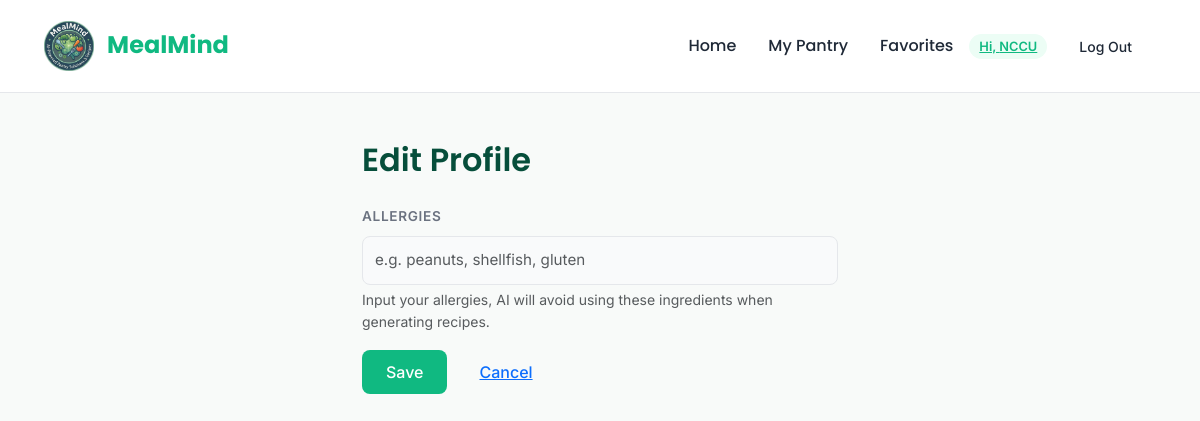
Page /profile/edit (signed in) on the earlier database version.
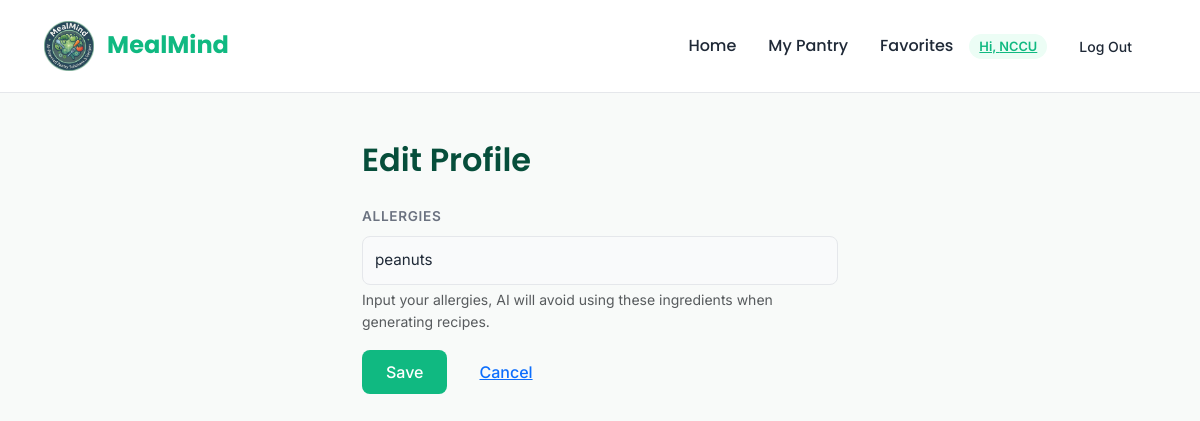
Same page on the later database version.
### app/models.py (models this page shows, shortened)
class User(UserMixin, db.Model):
    __tablename__ = "users"
    id = db.Column(db.Integer, primary_key=True)
    username = db.Column(db.String(150), unique=True, nullable=False)
    email = db.Column(db.String, unique=True, nullable=False)
    password = db.Column(db.String, nullable=False)
    created_on = db.Column(db.DateTime, nullable=False)
    is_admin = db.Column(db.Boolean, nullable=False, default=False)
    is_confirmed = db.Column(db.Boolean, nullable=False, default=False)
    confirmed_on = db.Column(db.DateTime, nullable=True)
    allergies = db.Column(db.JSON, nullable=True)

### app/routes.py (the view, shortened to what this page needs)
@routes_bp.route('/profile/edit', methods=['GET', 'POST'])
@login_required
def edit_profile():
    return render_template('profile/edit_profile.html')

### app/__init__.py (called while the page is built)
def create_app(config_class=DevelopmentConfig):
    app = Flask(__name__, template_folder='templates', static_folder='static')
    CORS(app)
    app.config.from_object(config_class)
    db.init_app(app)
    login_manager = LoginManager()
    login_manager.login_view = 'routes.login'
    login_manager.init_app(app)
    from .models import User
    @login_manager.user_loader
    def load_user(user_id):
        return User.query.get(int(user_id))
    mail = Mail()
    mail.init_app(app)
    import app as _app
    _app.mail = mail
    from .routes import routes_bp
    app.register_blueprint(routes_bp)
    return app

### app/templates/profile/edit_profile.html (shortened to what this page needs)
{% extends 'home/base.html' %}
{% block content %}
<div class="row justify-content-center">
  <div class="col-md-6">
    <h2 class="mb-4">Edit Profile</h2>
    <form method="post">
      <div class="mb-3">
        <label for="allergies" class="form-label">Allergies</label>
        <input type="text" class="form-control" id="allergies" name="allergies" value="{{ ', '.join(current_user.allergies) if current_user.allergies else '' }}" placeholder="e.g. peanuts, shellfish, gluten">
        <div class="form-text">Input your allergies, AI will avoid using these ingredients when generating recipes.</div>
      </div>
      <div class="d-flex gap-2">
        <button class="btn btn-primary" type="submit">Save</button>
        <a class="btn btn-link" href="{{ url_for('routes.profile') }}">Cancel</a>
      </div>
    </form>
  </div>
</div>
{% endblock %}

### app/templates/home/base.html (shortened to what this page needs)
<!DOCTYPE html>
<html lang="en">
<head>
    <link href="https://cdn.jsdelivr.net/npm/bootstrap@5.3.2/dist/css/bootstrap.min.css" rel="stylesheet">
    <link rel="stylesheet" href="https://cdnjs.cloudflare.com/ajax/libs/font-awesome/6.4.0/css/all.min.css">
    <link rel="stylesheet" href="{{ url_for('static', filename='style.css') }}">
</head>
<body>
<nav class="navbar navbar-expand-lg sticky-top">
    <div class="container-fluid">
        <a class="navbar-brand" href="{{ url_for('routes.index') }}" style="font-family:'Poppins', sans-serif; color: #10b981; font-weight:700; font-size: 1.5rem;">
            <img src="{{ url_for('static', filename='images/logo.png') }}" class="nav-icon-img" alt="Icon">
            MealMind
        </a>
        <div class="collapse navbar-collapse justify-content-end" id="navbarNav">
            <ul class="navbar-nav align-items-center">
                <li class="nav-item">
                    <a class="nav-link" href="{{ url_for('routes.index') }}">Home</a>
                </li>
                {% if current_user.is_authenticated %}
                    <li class="nav-item">
                        <a class="nav-link" href="{{ url_for('routes.pantry') }}">My Pantry</a>
                    </li>
                    <li class="nav-item">
                        <a class="nav-link" href="{{ url_for('routes.favorites') }}">Favorites</a>
                    </li>
                    <li class="nav-item ms-2">
                        <a class="badge-custom" href="{{ url_for('routes.profile') }}">Hi, {{ current_user.username }}</a>
                    </li>
                    <li class="nav-item ms-2">
                        <a class="btn btn-sm btn-outline-secondary" href="{{ url_for('routes.logout') }}" style="border:none;">Log Out</a>
                    </li>
                {% endif %}
            </ul>
        </div>
    </div>
</nav>
<main class="py-5">
     <div class="container">
    {% block content %}{% endblock %}
    </div>
</main>
</body>
</html>

Differences in the rows shown:
changed User "NCCU": allergies (not shown) → "peanuts"
